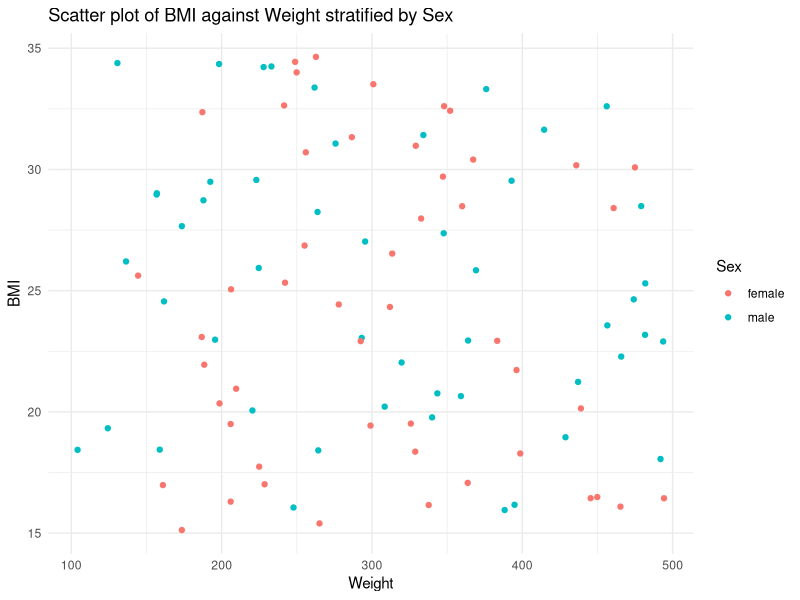

Generate this figure with R:
#Prompt:

#Write R code that generates a dataset of 100 individuals, half of them female,
#with ages from 18 to 49, weight from 100 to 500 pounds and BMI from 15 to 35.
#Make a figure that shows weight on the x-axis, BMI on the y-axis, and
#stratification by sex. Add thorough documentation to the code.

# Load necessary libraries
library(ggplot2)
library(dplyr)

# Set seed for reproducibility
set.seed(123)

# Generate a dataset of 100 individuals
data <- data.frame(
  # Generate sex variable with half of them female
  sex = rep(c("male", "female"), each = 50),
  
  # Generate ages from 18 to 49
  age = sample(18:49, 100, replace = TRUE),
  
  # Generate weight values from 100 to 500 pounds
  weight = runif(100, min = 100, max = 500),
  
  # Generate BMI values from 15 to 35
  bmi = runif(100, min = 15, max = 35)
)

# View the first few rows of the dataset
head(data)

# Create a scatter plot
ggplot(data, aes(x = weight, y = bmi, color = sex)) +
  geom_point() +
  labs(x = "Weight", y = "BMI", color = "Sex") +
  theme_minimal() +
  ggtitle("Scatter plot of BMI against Weight stratified by Sex")
